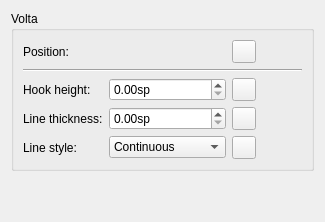
      <widget class="QWidget" name="PageVolta">
       <layout class="QVBoxLayout" name="verticalLayout_46">
        <item>
         <widget class="QGroupBox" name="groupBox_15">
          <property name="title">
           <string>Volta</string>
          </property>
          <layout class="QGridLayout" name="gridLayout0">
           <item row="3" column="2">
            <widget class="QToolButton" name="resetVoltaLineWidth">
             <property name="sizePolicy">
              <sizepolicy hsizetype="Fixed" vsizetype="Fixed">
               <horstretch>0</horstretch>
               <verstretch>0</verstretch>
              </sizepolicy>
             </property>
             <property name="toolTip">
              <string>Reset to default</string>
             </property>
             <property name="accessibleName">
              <string>Reset 'Line thickness' value</string>
             </property>
             <property name="text">
              <string notr="true"/>
             </property>
             <property name="icon">
              <iconset resource="musescore.qrc">
               <normaloff>:/data/icons/edit-reset.svg</normaloff>:/data/icons/edit-reset.svg</iconset>
             </property>
            </widget>
           </item>
           <item row="0" column="1">
            <widget class="Ms::OffsetSelect" name="voltaPosAbove" native="true"/>
           </item>
           <item row="2" column="0">
            <widget class="QLabel" name="label_42">
             <property name="text">
              <string>Hook height:</string>
             </property>
             <property name="buddy">
              <cstring>voltaHook</cstring>
             </property>
            </widget>
           </item>
           <item row="4" column="1">
            <widget class="QComboBox" name="voltaLineStyle">
             <item>
              <property name="text">
               <string>Continuous</string>
              </property>
             </item>
             <item>
              <property name="text">
               <string>Dashed</string>
              </property>
             </item>
             <item>
              <property name="text">
               <string>Dotted</string>
              </property>
             </item>
             <item>
              <property name="text">
               <string>Dash-dotted</string>
              </property>
             </item>
             <item>
              <property name="text">
               <string>Dash-dot-dotted</string>
              </property>
             </item>
            </widget>
           </item>
           <item row="3" column="1">
            <widget class="QDoubleSpinBox" name="voltaLineWidth">
             <property name="suffix">
              <string>sp</string>
             </property>
            </widget>
           </item>
           <item row="2" column="1">
            <widget class="QDoubleSpinBox" name="voltaHook">
             <property name="suffix">
              <string>sp</string>
             </property>
            </widget>
           </item>
           <item row="3" column="0">
            <widget class="QLabel" name="label_64">
             <property name="text">
              <string>Line thickness:</string>
             </property>
             <property name="buddy">
              <cstring>voltaLineWidth</cstring>
             </property>
            </widget>
           </item>
           <item row="0" column="3">
            <spacer name="horizontalSpacer_5">
             <property name="orientation">
              <enum>Qt::Horizontal</enum>
             </property>
             <property name="sizeHint" stdset="0">
              <size>
               <width>40</width>
               <height>20</height>
              </size>
             </property>
            </spacer>
           </item>
           <item row="4" column="2">
            <widget class="QToolButton" name="resetVoltaLineStyle">
             <property name="sizePolicy">
              <sizepolicy hsizetype="Fixed" vsizetype="Fixed">
               <horstretch>0</horstretch>
               <verstretch>0</verstretch>
              </sizepolicy>
             </property>
             <property name="toolTip">
              <string>Reset to default</string>
             </property>
             <property name="accessibleName">
              <string>Reset 'Line style' value</string>
             </property>
             <property name="text">
              <string notr="true"/>
             </property>
             <property name="icon">
              <iconset resource="musescore.qrc">
               <normaloff>:/data/icons/edit-reset.svg</normaloff>:/data/icons/edit-reset.svg</iconset>
             </property>
            </widget>
           </item>
           <item row="0" column="0">
            <widget class="QLabel" name="label_40">
             <property name="text">
              <string>Position:</string>
             </property>
            </widget>
           </item>
           <item row="2" column="2">
            <widget class="QToolButton" name="resetVoltaHook">
             <property name="sizePolicy">
              <sizepolicy hsizetype="Fixed" vsizetype="Fixed">
               <horstretch>0</horstretch>
               <verstretch>0</verstretch>
              </sizepolicy>
             </property>
             <property name="toolTip">
              <string>Reset to default</string>
             </property>
             <property name="accessibleName">
              <string>Reset 'Hook height' value</string>
             </property>
             <property name="text">
              <string notr="true"/>
             </property>
             <property name="icon">
              <iconset resource="musescore.qrc">
               <normaloff>:/data/icons/edit-reset.svg</normaloff>:/data/icons/edit-reset.svg</iconset>
             </property>
            </widget>
           </item>
           <item row="0" column="2">
            <widget class="QToolButton" name="resetVoltaPosAbove">
             <property name="sizePolicy">
              <sizepolicy hsizetype="Fixed" vsizetype="Fixed">
               <horstretch>0</horstretch>
               <verstretch>0</verstretch>
              </sizepolicy>
             </property>
             <property name="toolTip">
              <string>Reset to default</string>
             </property>
             <property name="accessibleName">
              <string>Reset 'Position' value</string>
             </property>
             <property name="text">
              <string notr="true"/>
             </property>
             <property name="icon">
              <iconset resource="musescore.qrc">
               <normaloff>:/data/icons/edit-reset.svg</normaloff>:/data/icons/edit-reset.svg</iconset>
             </property>
            </widget>
           </item>
           <item row="4" column="0">
            <widget class="QLabel" name="label_104">
             <property name="text">
              <string>Line style:</string>
             </property>
             <property name="buddy">
              <cstring>voltaLineStyle</cstring>
             </property>
            </widget>
           </item>
           <item row="1" column="0" colspan="4">
            <widget class="Line" name="line_2">
             <property name="orientation">
              <enum>Qt::Horizontal</enum>
             </property>
            </widget>
           </item>
          </layout>
         </widget>
        </item>
        <item>
         <spacer name="verticalSpacer_13">
          <property name="orientation">
           <enum>Qt::Vertical</enum>
          </property>
          <property name="sizeHint" stdset="0">
           <size>
            <width>20</width>
            <height>40</height>
           </size>
          </property>
         </spacer>
        </item>
       </layout>
      </widget>
